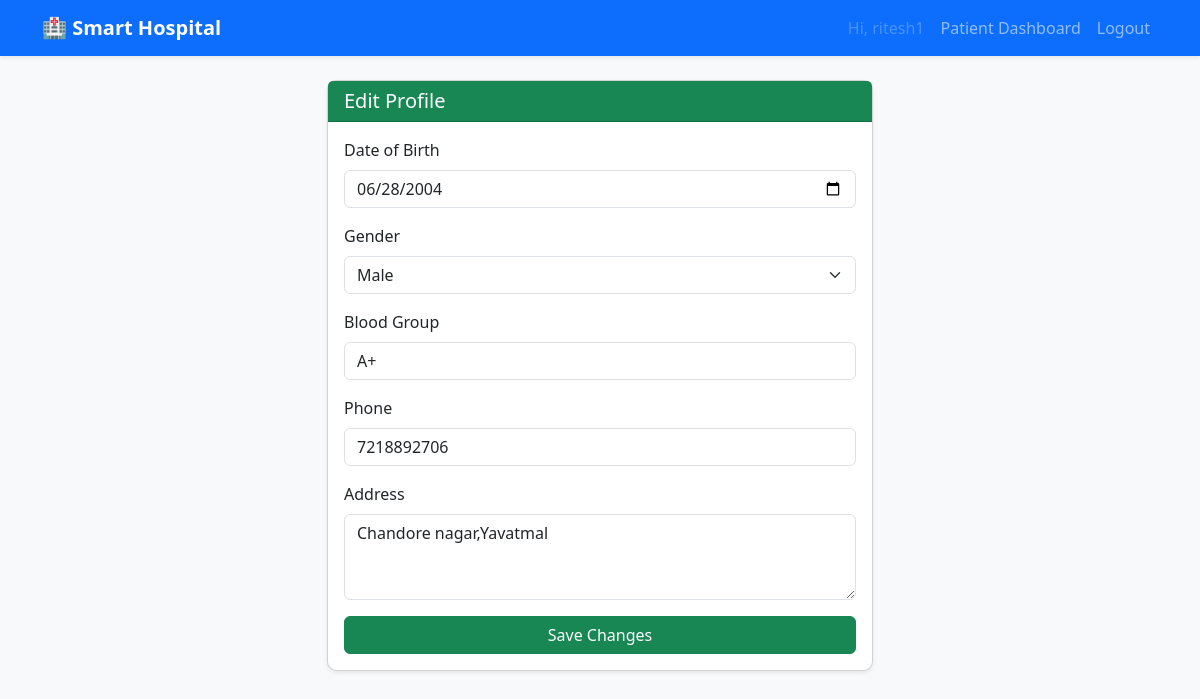
The page /patients/profile/ (signed in) on the database its author committed.
### patients/models.py (models this page shows, shortened)
class Patient(models.Model):
    user = models.OneToOneField(
        User,
        on_delete=models.CASCADE,
        related_name="patient",
    )
    dob = models.DateField(null=True, blank=True)
    gender = models.CharField(max_length=10, blank=True)
    address = models.TextField(blank=True)
    blood_group = models.CharField(max_length=5, blank=True)
    phone = models.CharField(max_length=20, blank=True)

### patients/views.py (the view)
# urls.py: path("profile/", views.patient_profile_edit, name="patient_profile"),
@login_required
def patient_profile_edit(request):
    if not hasattr(request.user, "patient"):
        return redirect("home")
    patient = request.user.patient
    if request.method == "POST":
        form = PatientProfileForm(request.POST, instance=patient)
        if form.is_valid():
            form.save()
            return redirect("patient_dashboard")
    else:
        form = PatientProfileForm(instance=patient)
    return render(request, "patients/patient_profile.html", {"form": form})

### patients/forms.py
class PatientProfileForm(forms.ModelForm):
    class Meta:
        model = Patient
        fields = ["dob", "gender", "address", "blood_group", "phone"]
        widgets = {
            "dob": forms.DateInput(attrs={"type": "date", "class": "form-control"}),
            "gender": forms.Select(
                choices=[
                    ("Male", "Male"),
                    ("Female", "Female"),
                    ("Other", "Other"),
                ],
                attrs={"class": "form-select"},
            ),
            "address": forms.Textarea(attrs={"class": "form-control", "rows": 3}),
            "blood_group": forms.TextInput(attrs={"class": "form-control"}),
            "phone": forms.TextInput(attrs={"class": "form-control"}),
        }

### patients/templates/patients/patient_profile.html (shortened to what this page needs)
{% extends "base.html" %}
{% block content %}
<div class="row justify-content-center">
    <div class="col-md-6">
        <div class="card shadow-sm">
            <div class="card-header bg-success text-white">
                <h5 class="mb-0">Edit Profile</h5>
            </div>
            <div class="card-body">
                <form method="POST">
                    <div class="mb-3">
                        <label class="form-label">Date of Birth</label>
                        {{ form.dob }}
                    </div>
                    <div class="mb-3">
                        <label class="form-label">Gender</label>
                        {{ form.gender }}
                    </div>
                    <div class="mb-3">
                        <label class="form-label">Blood Group</label>
                        {{ form.blood_group }}
                    </div>
                    <div class="mb-3">
                        <label class="form-label">Phone</label>
                        {{ form.phone }}
                    </div>
                    <div class="mb-3">
                        <label class="form-label">Address</label>
                        {{ form.address }}
                    </div>
                    <button class="btn btn-success w-100">Save Changes</button>
                </form>
            </div>
        </div>
    </div>
</div>
{% endblock %}

### hospital_project/templates/base.html (shortened to what this page needs)
<!DOCTYPE html>
<html lang="en">
<head>
    <link href="https://cdn.jsdelivr.net/npm/bootstrap@5.3.3/dist/css/bootstrap.min.css" rel="stylesheet">
    <link rel="stylesheet" href="/static/css/style.css">
</head>
<body class="bg-light">
<nav class="navbar navbar-expand-lg navbar-dark bg-primary shadow-sm">
    <div class="container">
        <a class="navbar-brand fw-bold" href="{% url 'home' %}">🏥 Smart Hospital</a>
        <div class="collapse navbar-collapse" id="navbarSupportedContent">
            <ul class="navbar-nav ms-auto mb-2 mb-lg-0">
                {% if user.is_authenticated %}
                    <li class="nav-item">
                        <span class="nav-link disabled">Hi, {{ user.username }}</span>
                    </li>
                    {% if user.patient %}
                        <li class="nav-item">
                            <a class="nav-link" href="{% url 'patient_dashboard' %}">Patient Dashboard</a>
                        </li>
                    {% endif %}
                    <li class="nav-item">
                        <a class="nav-link" href="{% url 'logout' %}">Logout</a>
                    </li>
                {% endif %}
            </ul>
        </div>
    </div>
</nav>
<div class="container py-4">
    {% block content %}{% endblock %}
</div>
</body>
</html>

### static/css/style.css (style rules this page uses)
body { font-family: system-ui, -apple-system, BlinkMacSystemFont, "Segoe UI", sans-serif; }
.card { border-radius: 0.6rem; }
.navbar-brand { font-size: 1.25rem; }

### rows shown on the page
Patient: dob "06/28/2004", gender "Male", blood_group "A+", phone "7218892706", address "Chandore nagar,Yavatmal"

### other values the page prints
{{ user.username }} "ritesh1"
